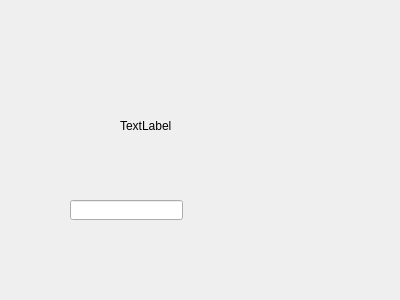
<?xml version="1.0" encoding="UTF-8"?>
<ui version="4.0">
 <class>ModuleConfigForm</class>
 <widget class="QWidget" name="ModuleConfigForm">
  <property name="geometry">
   <rect>
    <x>0</x>
    <y>0</y>
    <width>400</width>
    <height>300</height>
   </rect>
  </property>
  <property name="windowTitle">
   <string>Form</string>
  </property>
  <widget class="QLabel" name="label">
   <property name="geometry">
    <rect>
     <x>120</x>
     <y>100</y>
     <width>131</width>
     <height>51</height>
    </rect>
   </property>
   <property name="text">
    <string>TextLabel</string>
   </property>
  </widget>
  <widget class="QLineEdit" name="lineEdit">
   <property name="geometry">
    <rect>
     <x>70</x>
     <y>200</y>
     <width>113</width>
     <height>20</height>
    </rect>
   </property>
   <property name="text">
    <string/>
   </property>
  </widget>
 </widget>
 <resources/>
 <connections/>
</ui>
